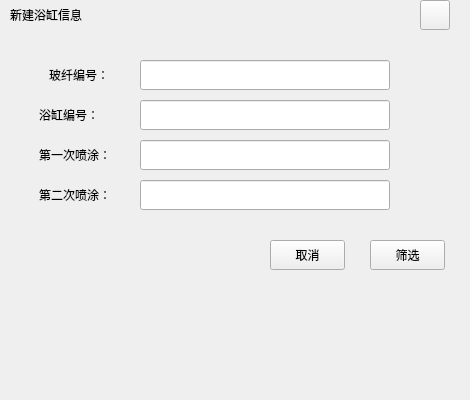
<?xml version="1.0" encoding="UTF-8"?>
<ui version="4.0">
 <class>FiberCosSele</class>
 <widget class="QWidget" name="FiberCosSele">
  <property name="geometry">
   <rect>
    <x>0</x>
    <y>0</y>
    <width>470</width>
    <height>400</height>
   </rect>
  </property>
  <property name="windowTitle">
   <string>Form</string>
  </property>
  <widget class="QLabel" name="TitleLab">
   <property name="geometry">
    <rect>
     <x>0</x>
     <y>10</y>
     <width>461</width>
     <height>31</height>
    </rect>
   </property>
   <property name="text">
    <string/>
   </property>
  </widget>
  <widget class="QLabel" name="UserLab_1">
   <property name="geometry">
    <rect>
     <x>39</x>
     <y>100</y>
     <width>101</width>
     <height>30</height>
    </rect>
   </property>
   <property name="text">
    <string>浴缸编号：</string>
   </property>
  </widget>
  <widget class="QLineEdit" name="First">
   <property name="geometry">
    <rect>
     <x>140</x>
     <y>140</y>
     <width>250</width>
     <height>30</height>
    </rect>
   </property>
  </widget>
  <widget class="QLabel" name="UserLab_2">
   <property name="geometry">
    <rect>
     <x>39</x>
     <y>140</y>
     <width>101</width>
     <height>30</height>
    </rect>
   </property>
   <property name="text">
    <string>第一次喷涂：</string>
   </property>
  </widget>
  <widget class="QLineEdit" name="FiberGlassID">
   <property name="geometry">
    <rect>
     <x>140</x>
     <y>60</y>
     <width>250</width>
     <height>30</height>
    </rect>
   </property>
  </widget>
  <widget class="QLineEdit" name="Second">
   <property name="geometry">
    <rect>
     <x>140</x>
     <y>180</y>
     <width>250</width>
     <height>30</height>
    </rect>
   </property>
  </widget>
  <widget class="QLabel" name="UserLab_4">
   <property name="geometry">
    <rect>
     <x>39</x>
     <y>180</y>
     <width>101</width>
     <height>30</height>
    </rect>
   </property>
   <property name="text">
    <string>第二次喷涂：</string>
   </property>
  </widget>
  <widget class="QPushButton" name="CancleBtn">
   <property name="geometry">
    <rect>
     <x>270</x>
     <y>240</y>
     <width>75</width>
     <height>30</height>
    </rect>
   </property>
   <property name="text">
    <string>取消</string>
   </property>
  </widget>
  <widget class="QPushButton" name="SeleBtn">
   <property name="geometry">
    <rect>
     <x>370</x>
     <y>240</y>
     <width>75</width>
     <height>30</height>
    </rect>
   </property>
   <property name="text">
    <string>筛选</string>
   </property>
  </widget>
  <widget class="QLabel" name="InerLab">
   <property name="geometry">
    <rect>
     <x>50</x>
     <y>80</y>
     <width>401</width>
     <height>231</height>
    </rect>
   </property>
   <property name="styleSheet">
    <string notr="true"/>
   </property>
   <property name="text">
    <string/>
   </property>
  </widget>
  <widget class="QLineEdit" name="BathTubID">
   <property name="geometry">
    <rect>
     <x>140</x>
     <y>100</y>
     <width>250</width>
     <height>30</height>
    </rect>
   </property>
  </widget>
  <widget class="QLabel" name="UserLab_3">
   <property name="geometry">
    <rect>
     <x>49</x>
     <y>60</y>
     <width>91</width>
     <height>30</height>
    </rect>
   </property>
   <property name="text">
    <string>玻纤编号：</string>
   </property>
  </widget>
  <widget class="QPushButton" name="CloseBtn">
   <property name="geometry">
    <rect>
     <x>420</x>
     <y>0</y>
     <width>30</width>
     <height>30</height>
    </rect>
   </property>
   <property name="text">
    <string/>
   </property>
  </widget>
  <widget class="QLabel" name="label">
   <property name="geometry">
    <rect>
     <x>10</x>
     <y>0</y>
     <width>151</width>
     <height>30</height>
    </rect>
   </property>
   <property name="text">
    <string>新建浴缸信息</string>
   </property>
  </widget>
  <zorder>InerLab</zorder>
  <zorder>TitleLab</zorder>
  <zorder>UserLab_1</zorder>
  <zorder>First</zorder>
  <zorder>UserLab_2</zorder>
  <zorder>FiberGlassID</zorder>
  <zorder>Second</zorder>
  <zorder>UserLab_4</zorder>
  <zorder>CancleBtn</zorder>
  <zorder>SeleBtn</zorder>
  <zorder>BathTubID</zorder>
  <zorder>UserLab_3</zorder>
  <zorder>CloseBtn</zorder>
  <zorder>label</zorder>
 </widget>
 <resources/>
 <connections/>
</ui>
